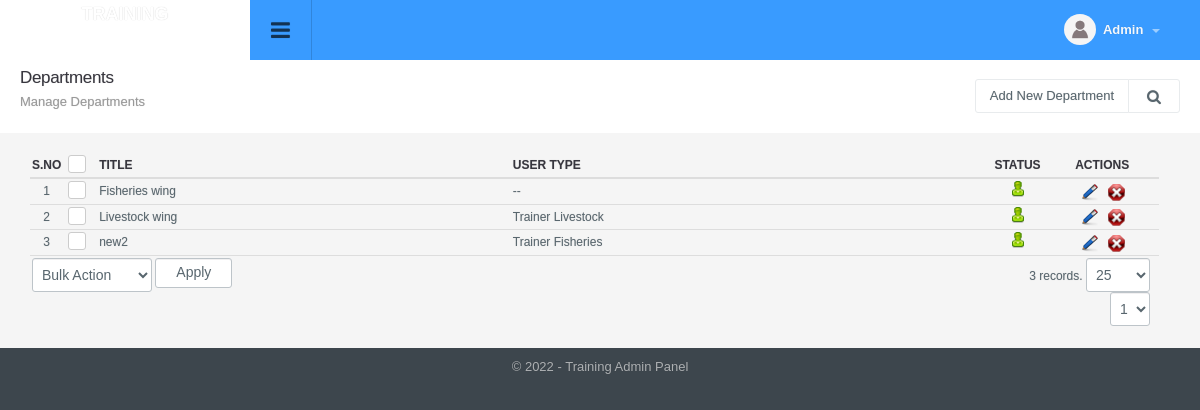
Screenshot of /departments_manage.php (signed in) with the database file from the repository.
### tables this page shows
CREATE TABLE `departments` (
  `id` int(11) NOT NULL,
  `title` varchar(50) NOT NULL,
  `admin_type_id` int(11) NOT NULL,
  `status` int(1) NOT NULL DEFAULT '1',
  `ts` timestamp NOT NULL DEFAULT CURRENT_TIMESTAMP ON UPDATE CURRENT_TIMESTAMP
);

CREATE TABLE `admin_type` (
  `id` int(11) NOT NULL,
  `title` varchar(200) NOT NULL,
  `can_add` int(1) NOT NULL DEFAULT '0',
  `can_edit` int(1) NOT NULL DEFAULT '0',
  `can_delete` int(1) NOT NULL DEFAULT '0',
  `can_read` int(1) NOT NULL DEFAULT '0',
  `status` int(1) NOT NULL DEFAULT '1',
  `ts` timestamp NULL DEFAULT CURRENT_TIMESTAMP ON UPDATE CURRENT_TIMESTAMP
);

CREATE TABLE `config_variable` (
  `id` int(11) NOT NULL,
  `config_type_id` int(11) NOT NULL,
  `title` varchar(512) NOT NULL,
  `notes` varchar(512) NOT NULL,
  `type` varchar(200) NOT NULL,
  `default_values` text NOT NULL,
  `key` varchar(200) NOT NULL,
  `value` text NOT NULL,
  `sortorder` int(11) NOT NULL
);

### include/db.php (called while the page is built, shortened)
<?php
function doquery($qr,$lnk){
	@$res=mysqli_query($lnk,$qr) or die($qr." - ".mysqli_error($lnk));
	return $res;
}
function dofetch($rs){
	@$rec=mysqli_fetch_array($rs);
	return $rec;
}
function numrows($rs){
	return mysqli_num_rows($rs);
}

### include/utility.php (called while the page is built, shortened)
<?php
function get_config($var){
	global $dblink;
	$sql="select value from config_variable where `key`='".slash($var)."'";
	$resConfig=doquery($sql,$dblink);
	if(numrows($resConfig)>0){
		while($rowConfig=dofetch($resConfig))
			return unslash($rowConfig["value"]);
	}
}
$site_title=get_config("site_title");
function slash($str){
	if(!is_array($str))
		return utf8_encode(addslashes($str));
	else{
		for($i=0; $i<count($str); $i++)
			$str[$i]=slash($str[$i]);
		return $str;
	}
}
function unslash($str){
	return stripslashes(utf8_decode($str));
	}
function get_field($table_id, $table, $field_name='title'){
 	global $dblink;
 	$rs=doquery("select ".$field_name." from $table where id='".$table_id."'", $dblink);
 	if(numrows($rs)>0){
 		$r=dofetch($rs);
 		return unslash($r[$field_name]);
 	}
}

### modules/departments/list.php (the view, shortened to what this page needs)
<?php
$extra='';
?>
<div class="page-header">
	<h1 class="title">Departments</h1>
  	<ol class="breadcrumb">
    	<li class="active">Manage Departments</li>
  	</ol>
  	<div class="right">
    	<div class="btn-group" role="group" aria-label="...">
        	<a href="departments_manage.php?tab=add" class="btn btn-light editproject">Add New Department</a>
            <a id="topstats" class="btn btn-light" href="#"><i class="fa fa-search"></i></a>
    	</div>
    </div>
</div>
<div class="panel-body table-responsive">
	<table class="table table-hover list">
    	<thead>
            <tr>
                <th width="2%" class="text-center">S.No</th>
                <th class="text-center" width="3%"><div class="checkbox checkbox-primary">
                    <label for="select_all"></label></div></th>
                <th>Title</th>
                <th>User Type</th>
                <th width="5%" class="text-center">Status</th>
                <th width="10%" class="text-center">Actions</th>
            </tr>
        </thead>
        <tbody>
            <?php
            $sql="select * from departments where 1 $extra order by title";
            $rs=show_page($rows, $pageNum, $sql);
            if(numrows($rs)>0){
                $sn=1;
                while($r=dofetch($rs)){
                    ?>
                    <tr>
                        <td class="text-center"><?php echo $sn;?></td>
                        <td class="text-center"><div class="checkbox margin-t-0 checkbox-primary">
                            <label for="<?php echo "rec_".$sn?>"></label></div>
                        </td>
                        <td><?php echo unslash($r["title"]); ?></td>
                        <td><?php echo ($r["admin_type_id"]?get_field($r["admin_type_id"], "admin_type", "title"):"--"); ?></td>
                        <td class="text-center">
                            <a href="departments_manage.php?id=<?php echo $r['id'];?>&tab=status&s=<?php echo ($r["status"]==0)?1:0;?>">
                                <?php
                                if($r["status"]==0){
                                    ?>
                                    <img src="images/offstatus.png" alt="Off" title="Set Status On">
                                    <?php
                                }
                                else{
                                    ?>
                                    <img src="images/onstatus.png" alt="On" title="Set Status Off">
                                    <?php
                                }
                                ?>
                            </a>
                        </td>
                        <td class="text-center">
                            <a href="departments_manage.php?tab=edit&id=<?php echo $r['id'];?>"><img title="Edit Record" alt="Edit" src="images/edit.png"></a>&nbsp;&nbsp;
                            <a onclick="return confirm('Are you sure you want to delete')" href="departments_manage.php?id=<?php echo $r['id'];?>&amp;tab=delete"><img title="Delete Record" alt="Delete" src="images/delete.png"></a>
                        </td>
                    </tr>
                    <?php
                    $sn++;
                }
                ?>
                <tr>
                    <td colspan="4" class="actions">
                        <select name="bulk_action" class="" id="bulk_action" title="Choose Action">
                            <option value="null">Bulk Action</option>
                        </select>
                        <input type="button" name="apply" value="Apply" id="apply_bulk_action" class="btn btn-light" title="Apply Action"  />
                    </td>
                    <td colspan="2" class="paging" title="Paging" align="right"><?php echo pages_list($rows, "departments", $sql, $pageNum)?></td>
                </tr>
                <?php
            }
            else{
                ?>
                <tr>
                    <td colspan="5"  class="no-record">No Result Found</td>
                </tr>
                <?php
            }
            ?>
        </tbody>
     </table>
</div>

### include/footer.php (shortened to what this page needs)
<div id="footer" class="bottom_round_corners">
	<div id="footer_content">
    	<address>&copy; <?php echo date("Y");?> - <?php echo $site_title; ?> Admin Panel</address>
    </div>
</div>
<link href="js/fancybox/jquery.fancybox.min.css" rel="stylesheet" type="text/css" />
<link href="js/chosen/chosen.css" rel="stylesheet" type="text/css" />
<link rel="stylesheet" type="text/css" href="css/angularjs-datetime-picker.css" />
</body>
</html>

### rows the page displays
departments: title "Fisheries wing", status 1 (drawn)
departments: title "Livestock wing", admin_type.title "Trainer Livestock", status 1 (drawn)
departments: title "new2", admin_type.title "Trainer Fisheries", status 1 (drawn)
config_variable: value "Training"

### other values shown
pages_list($rows, "departments", $sql, $pageNum) "3 records."
form field page "1"
